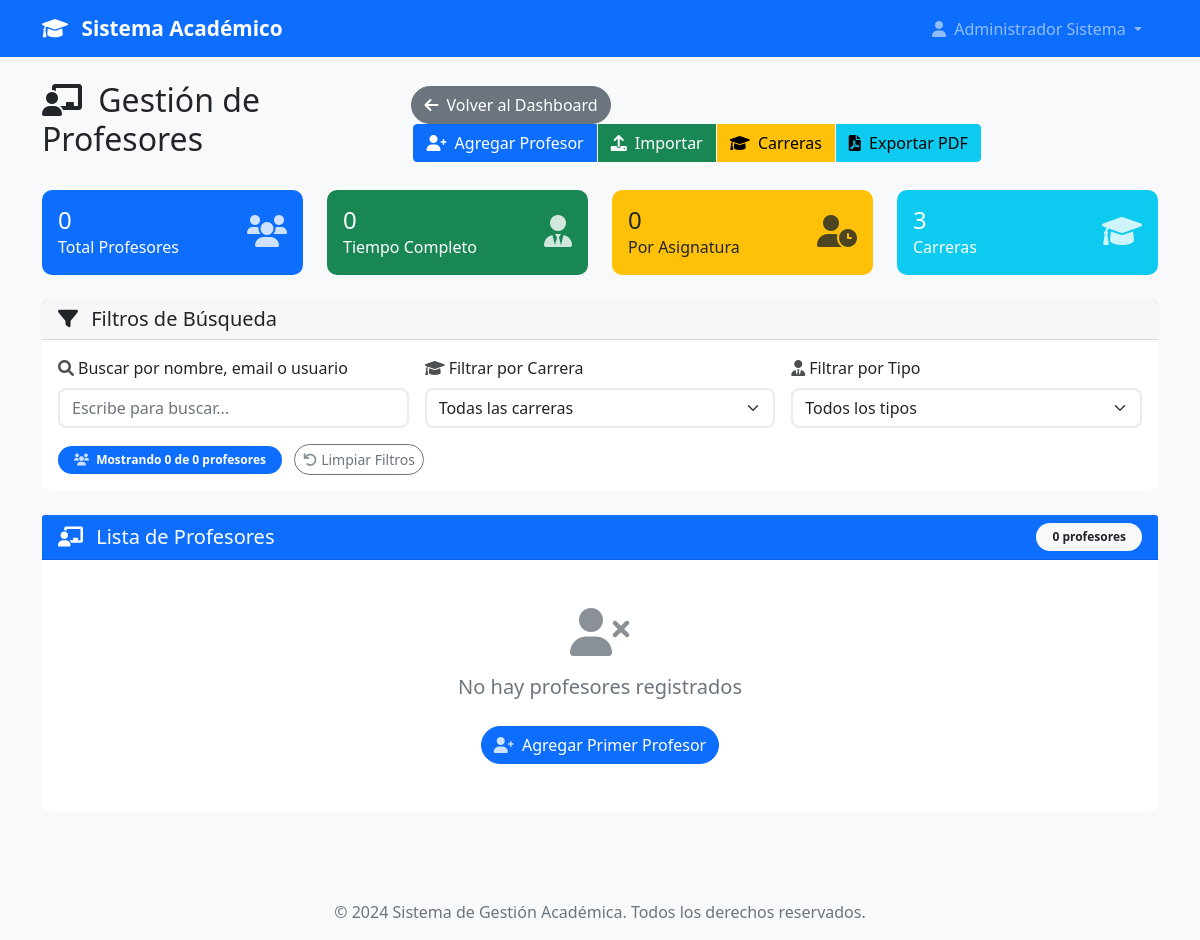
The app's page /admin/profesores (signed in), older data.
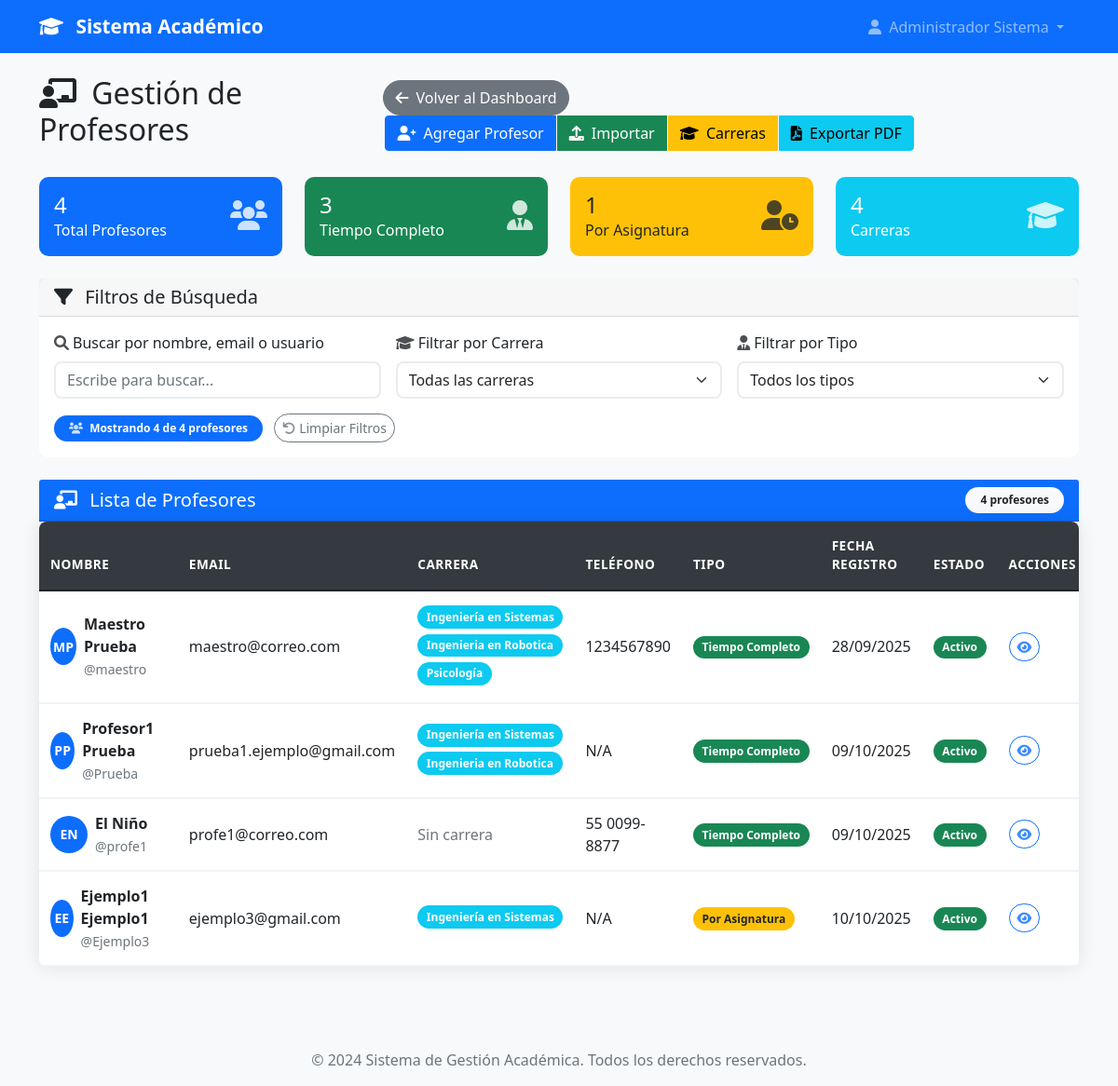
The same page, newer data.
### models.py (models this page shows, shortened)
class User(UserMixin, db.Model):
    id = db.Column(db.Integer, primary_key=True)
    username = db.Column(db.String(80), unique=True, nullable=False)
    email = db.Column(db.String(120), unique=True, nullable=False)
    password_hash = db.Column(db.String(120), nullable=False)
    nombre = db.Column(db.String(100), nullable=False)
    apellido = db.Column(db.String(100), nullable=False)
    telefono = db.Column(db.String(20))
    imagen_perfil = db.Column(db.String(200))  # Ruta de la imagen de perfil
    rol = db.Column(db.String(20), nullable=False)
    tipo_profesor = db.Column(db.String(20))
    carreras = db.relationship('Carrera', secondary=user_carreras, backref=db.backref('usuarios', lazy=True))
    materias = db.relationship('Materia', secondary='profesor_materias', backref=db.backref('profesores', lazy=True))
    carrera_id = db.Column(db.Integer, db.ForeignKey('carrera.id'))
    carrera = db.relationship('Carrera', foreign_keys=[carrera_id], backref=db.backref('jefe_carrera', uselist=False))
    fecha_registro = db.Column(db.DateTime, default=datetime.utcnow)
    activo = db.Column(db.Boolean, default=True)
    def get_nombre_completo(self):
        return f"{self.nombre} {self.apellido}"
    def is_admin(self):
        return self.rol == 'admin'
    def is_profesor(self):
        return self.rol in ['profesor_completo', 'profesor_asignatura']
    def is_profesor_completo(self):
        return self.rol == 'profesor_completo'
    def get_rol_display(self):
        roles = {
            'admin': 'Administrador',
            'jefe_carrera': 'Jefe de Carrera',
            'profesor_completo': 'Profesor de Tiempo Completo',
            'profesor_asignatura': 'Profesor por Asignatura'
        }
        return roles.get(self.rol, self.rol)

class Carrera(db.Model):
    id = db.Column(db.Integer, primary_key=True)
    nombre = db.Column(db.String(150), nullable=False, unique=True)
    codigo = db.Column(db.String(10), nullable=False, unique=True)  # Ej: "ING-SIS", "MED", etc.
    descripcion = db.Column(db.Text)
    facultad = db.Column(db.String(100))
    activa = db.Column(db.Boolean, default=True)
    fecha_creacion = db.Column(db.DateTime, default=datetime.utcnow)
    creada_por = db.Column(db.Integer, db.ForeignKey('user.id'), nullable=False)
    creador = db.relationship('User', foreign_keys=[creada_por], backref=db.backref('carreras_creadas', lazy=True))

### app.py (the view)
@app.route('/admin/profesores')
@login_required
def gestionar_profesores():
    if not current_user.is_admin():
        flash('No tienes permisos para acceder a esta página.', 'error')
        return redirect(url_for('dashboard'))
    todos_profesores = User.query.filter(
        User.rol.in_(['profesor_completo', 'profesor_asignatura']),
        User.activo == True
    ).all()
    total_profesores = len(todos_profesores)
    profesores_completos = len([p for p in todos_profesores if p.rol == 'profesor_completo'])
    profesores_asignatura = len([p for p in todos_profesores if p.rol == 'profesor_asignatura'])
    carreras = Carrera.query.filter_by(activa=True).order_by(Carrera.nombre).all()
    total_carreras = len(carreras)
    profesores = todos_profesores
    filtrar_form = FiltrarProfesoresForm()
    filtrar_form.carrera.choices = [(0, 'Todas las carreras')] + [(c.id, c.nombre) for c in carreras]
    exportar_form = ExportarProfesoresForm()
    return render_template('admin/profesores.html',
                         profesores=profesores,
                         carreras=carreras,
                         filtrar_form=filtrar_form,
                         exportar_form=exportar_form,
                         total_profesores=total_profesores,
                         profesores_completos=profesores_completos,
                         profesores_asignatura=profesores_asignatura,
                         total_carreras=total_carreras)

### forms.py
class FiltrarProfesoresForm(FlaskForm):
    carrera = SelectField('Filtrar por Carrera', validators=[Optional()])
    tipo_profesor = SelectField('Tipo de Profesor', choices=[
        ('', 'Todos los tipos'),
        ('profesor_completo', 'Tiempo Completo'),
        ('profesor_asignatura', 'Por Asignatura')
    ], validators=[Optional()])
    submit = SubmitField('Filtrar')
    def __init__(self, *args, **kwargs):
        super(FiltrarProfesoresForm, self).__init__(*args, **kwargs)
        self.carrera.choices = [('', 'Todas las carreras')] + [
            (str(c.id), f"{c.codigo} - {c.nombre}")
            for c in Carrera.query.filter_by(activa=True).order_by(Carrera.nombre).all()
        ]

### app.py (called while the page is built)
@login_manager.user_loader
def load_user(user_id):
    return User.query.get(int(user_id))

### templates/admin/profesores.html (shortened to what the changed rows need)
{% extends "base.html" %}
{% block content %}
<div class="row">
    <div class="col-12">
        <div class="d-flex justify-content-between align-items-center mb-4">
            <h2>
                <i class="fas fa-chalkboard-teacher me-2"></i>
                Gestión de Profesores
            </h2>
        </div>
    </div>
</div>
<div class="row mb-4">
    <div class="col-md-3">
        <div class="card bg-primary text-white">
            <div class="card-body">
                <div class="d-flex justify-content-between">
                    <div>
                        <h4 class="mb-0">{{ total_profesores }}</h4>
                        <p class="mb-0">Total Profesores</p>
                    </div>
                </div>
            </div>
        </div>
    </div>
    <div class="col-md-3">
        <div class="card bg-success text-white">
            <div class="card-body">
                <div class="d-flex justify-content-between">
                    <div>
                        <h4 class="mb-0">{{ profesores_completos }}</h4>
                        <p class="mb-0">Tiempo Completo</p>
                    </div>
                </div>
            </div>
        </div>
    </div>
    <div class="col-md-3">
        <div class="card bg-warning text-dark">
            <div class="card-body">
                <div class="d-flex justify-content-between">
                    <div>
                        <h4 class="mb-0">{{ profesores_asignatura }}</h4>
                        <p class="mb-0">Por Asignatura</p>
                    </div>
                </div>
            </div>
        </div>
    </div>
    <div class="col-md-3">
        <div class="card bg-info text-white">
            <div class="card-body">
                <div class="d-flex justify-content-between">
                    <div>
                        <h4 class="mb-0">{{ total_carreras }}</h4>
                        <p class="mb-0">Carreras</p>
                    </div>
                </div>
            </div>
        </div>
    </div>
</div>
<div class="row mb-4">
    <div class="col-12">
        <div class="card">
            <div class="card-body">
                <div class="mt-3">
                    <span class="badge bg-primary" id="contador-resultados">
                        <i class="fas fa-users me-1"></i>
                        Mostrando <span id="total-visible">{{ profesores|length }}</span> de {{ profesores|length }} profesores
                    </span>
                    <button type="button" class="btn btn-sm btn-outline-secondary ms-2" id="limpiar-filtros">
                        <i class="fas fa-undo me-1"></i>Limpiar Filtros
                    </button>
                </div>
            </div>
        </div>
    </div>
</div>
<div class="row">
    <div class="col-12">
        <div class="card">
            <div class="card-header bg-primary text-white">
                <div class="d-flex justify-content-between align-items-center">
                    <h5 class="mb-0">
                        <i class="fas fa-chalkboard-teacher me-2"></i>
                        Lista de Profesores
                    </h5>
                    <span class="badge bg-light text-dark">{{ profesores|length }} profesores</span>
                </div>
            </div>
            <div class="card-body p-0">
                {% if profesores %}
                    <div class="table-responsive">
                        <table class="table table-hover mb-0">
                            <thead class="table-light">
                                <tr>
                                    <th>NOMBRE</th>
                                    <th>EMAIL</th>
                                    <th>CARRERA</th>
                                    <th>TELÉFONO</th>
                                    <th>TIPO</th>
                                    <th>FECHA REGISTRO</th>
                                    <th>ESTADO</th>
                                    <th>ACCIONES</th>
                                </tr>
                            </thead>
                            <tbody>
                                {% for profesor in profesores %}
                                <tr class="align-middle" style="cursor: pointer;" data-bs-toggle="collapse" data-bs-target="#detalles{{ profesor.id }}" aria-expanded="false">
                                    <td>
                                        <div class="d-flex align-items-center">
                                            <div class="avatar-circle bg-primary text-white rounded-circle d-flex align-items-center justify-content-center me-2">
                                                {% if profesor.nombre and profesor.apellido %}
                                                    {{ profesor.nombre[0]|upper }}{{ profesor.apellido.split()[0][0]|upper if profesor.apellido.split() else '' }}
                                                {% else %}
                                                    PP
                                                {% endif %}
                                            </div>
                                            <div>
                                                <strong>{{ profesor.get_nombre_completo() }}</strong>
                                                <br>
                                                <small class="text-muted">@{{ profesor.username }}</small>
                                            </div>
                                        </div>
                                    </td>
                                    <td>{{ profesor.email }}</td>
                                    <td>
                                        {% if profesor.is_profesor() %}
                                            {% if profesor.carreras %}
                                                {% for carrera in profesor.carreras %}
                                                    <span class="badge bg-info mb-1">{{ carrera.nombre }}</span>
                                                {% endfor %}
                                            {% else %}
                                                <span class="text-muted">Sin carrera</span>
                                            {% endif %}
                                        {% elif profesor.carrera %}
                                            <span class="badge bg-info">{{ profesor.carrera.nombre }}</span>
                                        {% else %}
                                            <span class="text-muted">Sin carrera</span>
                                        {% endif %}
                                    </td>
                                    <td>{{ profesor.telefono or 'N/A' }}</td>
                                    <td>
                                        {% if profesor.is_profesor_completo() %}
                                            <span class="badge bg-success">Tiempo Completo</span>
                                        {% else %}
                                            <span class="badge bg-warning text-dark">Por Asignatura</span>
                                        {% endif %}
                                    </td>
                                    <td>{{ profesor.fecha_registro.strftime('%d/%m/%Y') }}</td>
                                    <td>
                                        {% if profesor.activo %}
                                            <span class="badge bg-success">Activo</span>
                                        {% else %}
                                            <span class="badge bg-danger">Inactivo</span>
                                        {% endif %}
                                    </td>
                                    <td onclick="event.stopPropagation();">
                                        <button class="btn btn-sm btn-outline-primary"
                                                data-bs-toggle="collapse"
                                                data-bs-target="#detalles{{ profesor.id }}"
                                                title="Ver detalles">
                                            <i class="fas fa-eye"></i>
                                        </button>
                                    </td>
                                </tr>
                                <tr>
                                    <td colspan="8" class="p-0 border-0">
                                    </td>
                                </tr>
                                {% endfor %}
                            </tbody>
                        </table>
                    </div>
                {% else %}
                    <div class="text-center text-muted py-5">
                        <i class="fas fa-user-times fa-3x mb-3"></i>
                        <p class="lead">No hay profesores registrados</p>
                        <a href="{{ url_for('agregar_profesor') }}" class="btn btn-primary mt-2">
                            <i class="fas fa-user-plus me-1"></i>
                            Agregar Primer Profesor
                        </a>
                    </div>
                {% endif %}
            </div>
        </div>
    </div>
</div>
{% endblock %}

Row changes from the older to the newer data that the page shows:
added User: nombre "M", apellido "P", get_nombre_completo "Maestro Prueba", username "maestro", email "maestro@correo.com", telefono "1234567890", shows "Tiempo Completo", fecha_registro "28/09/2025", activo "Activo"
now on this page (row unchanged): Carrera: nombre "Ingeniería en Sistemas"
now on this page (row edited): Carrera: nombre "Ingenieria en Robotica"
now on this page (row unchanged): Carrera: nombre "Psicología", shown under "M"
added User: nombre "P", apellido "P", get_nombre_completo "Profesor1 Prueba", username "Prueba", email "prueba1.ejemplo@gmail.com", telefono "N/A", shows "Tiempo Completo", fecha_registro "09/10/2025", activo "Activo"
added User: nombre "E", apellido "N", get_nombre_completo "El Niño", username "profe1", email "profe1@correo.com", shows "Sin carrera", telefono "55 0099-8877", shows "Tiempo Completo", fecha_registro "09/10/2025", activo "Activo"
added User: nombre "E", apellido "E", get_nombre_completo "Ejemplo1 Ejemplo1", username "Ejemplo3", email "ejemplo3@gmail.com", telefono "N/A", shows "Por Asignatura", fecha_registro "10/10/2025", activo "Activo"
Text that changed along with them:
{{ total_profesores }}: "0" → "4"
{{ profesores_completos }}: "0" → "3"
{{ profesores_asignatura }}: "0" → "1"
{{ total_carreras }}: "3" → "4"
{{ profesores|length }}: "0" → "4"
text no longer shown: "No hay profesores registrados Agregar Primer Profesor"
text now shown: "NOMBRE EMAIL CARRERA TELÉFONO TIPO FECHA REGISTRO ESTADO ACCIONES"
